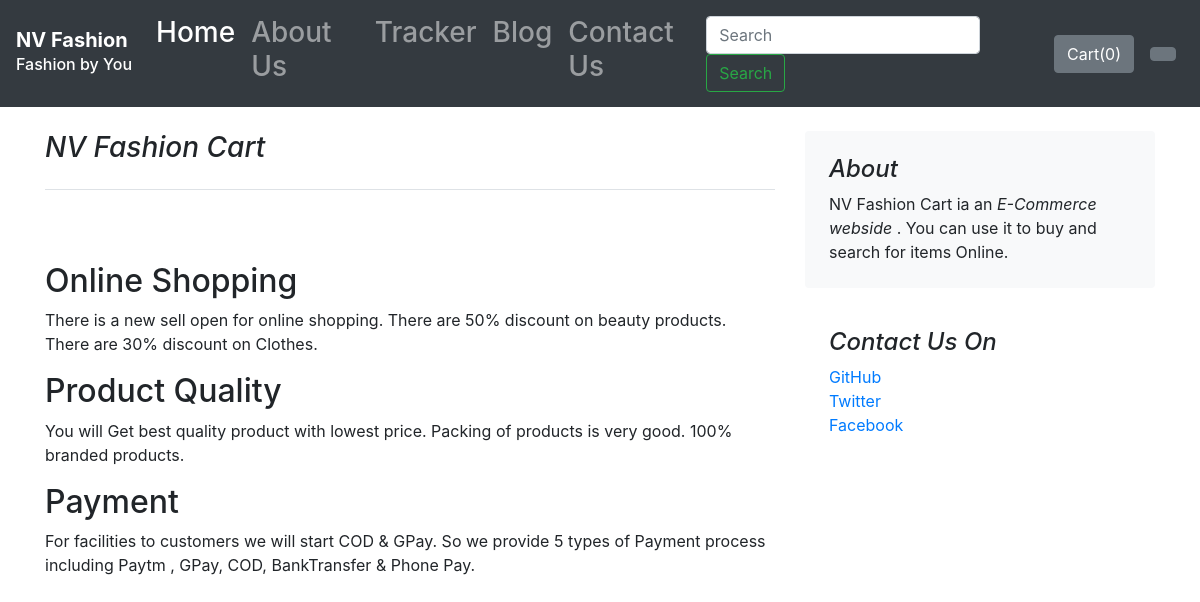
The page /blog/blogpost/1 on the database its author committed.
### blog/models.py (models this page shows)
class Blogpost(models.Model):
    post_id = models.AutoField(primary_key=True)
    title = models.CharField(max_length=50)
    head0 = models.CharField(max_length=500, default="")
    chead0 = models.CharField(max_length=5000, default="")
    head1 = models.CharField(max_length=500, default="")
    chead1 = models.CharField(max_length=5000, default="")
    head2 = models.CharField(max_length=500, default="")
    chead2 = models.CharField(max_length=5000, default="")
    pub_date = models.DateField()
    thumbnail = models.ImageField(upload_to="shop/images", default="")
    def __str__(self):
        return self.title

### blog/views.py (the view)
# urls.py: path("blogpost/<int:id>", views.blogpost, name="blogPost")
def blogpost(request, id):
    post = Blogpost.objects.filter(post_id = id)[0]
    print(post)
    return render(request, 'blog/blogpost.html', {'post':post})

### blog/templates/blog/blogpost.html (shortened to what this page needs)
{% extends 'blog/basic.html' %}
{% block body %}
    <div class="container">
        <div class="row mt-4">
            <div class="col-md-8 blog-main">
                <h3 class="pb-4 mb-4 font-italic border-bottom">
                    {{post.title}}
                </h3>
                <div class="blog-post">
                    <br><br>
                    <h2 class="blog-post-title">{{post.head0}}</h2>
                    <p>{{post.chead0}}</p>
                    <h2>{{post.head1}}</h2>
                    <p>{{post.chead1}}</p>
                    <h2>{{post.head2}}</h2>
                    <p>{{post.chead2}}</p>
                </div>
            </div>
            <aside class="col-md-4 blog-sidebar">
              <div class="p-4 mb-3 bg-light rounded">
                <h4 class="font-italic">About</h4>
                <p class="mb-0">NV Fashion Cart ia an <em>E-Commerce webside</em> . You can use it to buy and search for items Online.</p>
              </div>
              <div class="p-4">
                <h4 class="font-italic">Contact Us On</h4>
                <ol class="list-unstyled">
                  <li><a href="#">GitHub</a></li>
                  <li><a href="#">Twitter</a></li>
                  <li><a href="#">Facebook</a></li>
                </ol>
              </div>
            </aside>
        </div>
    </div>
{% endblock %}

### rows shown on the page
Blogpost: title "NV Fashion Cart", head0 "Online Shopping", chead0 "There is a new sell open for online shopping. There are 50% discount on beauty products. There are 30% discount on Clothes.", head1 "Product Quality", chead1 "You will Get best quality product with lowest price. Packing of products is very good. 100% branded products.", head2 "Payment", chead2 "For facilities to customers we will start COD & GPay. So we provide 5 types of Payment process including Paytm , GPay, COD, BankTransfer & Phone Pay."
